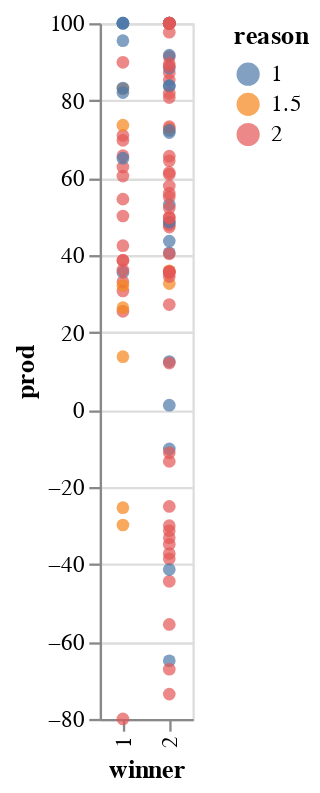

Notebook source saved alongside this figure:
### Code cell
# what was the distribution of productivities
alt.Chart(reasonframe).mark_circle().encode(
    x = 'winner:O',
    y = 'prod:Q',
    color = 'reason:N'
)

### Figure 1 — Vega-Lite specification as saved in the notebook (floating-point values rounded to 4 significant figures)
{"config": {"view": {"continuousWidth": 400, "continuousHeight": 300}}, "data": {"name": "data-47c12d0382f0da4bb025616c59ae21e1"}, "mark": "circle", "encoding": {"color": {"type": "nominal", "field": "reason"}, "x": {"type": "ordinal", "field": "winner"}, "y": {"type": "quantitative", "field": "prod"}}, "$schema": "https://vega.github.io/schema/vega-lite/v4.8.1.json", "datasets": {"data-47c12d0382f0da4bb025616c59ae21e1": [{"winner": 2, "reason": 2.0, "prod": -30.01, "wintime": 75}, {"winner": 2, "reason": 2.0, "prod": 35.34, "wintime": 54}, {"winner": 2, "reason": 2.0, "prod": 35.74, "wintime": 29}, {"winner": 2, "reason": 2.0, "prod": 87.14, "wintime": 44}, {"winner": 2, "reason": 1.0, "prod": 88.4, "wintime": 28}, {"winner": 2, "reason": 1.0, "prod": 40.6, "wintime": 70}, {"winner": 2, "reason": 1.0, "prod": 12.46, "wintime": 45}, {"winner": 2, "reason": 2.0, "prod": 47.25, "wintime": 98}, {"winner": 2, "reason": 1.0, "prod": 71.71, "wintime": 44}, {"winner": 2, "reason": 1.0, "prod": 100.0, "wintime": 56}, {"winner": 2, "reason": 2.0, "prod": 85.27, "wintime": 82}, {"winner": 2, "reason": 1.0, "prod": -64.98, "wintime": 73}, {"winner": 2, "reason": 1.5, "prod": 32.64, "wintime": 52}, {"winner": 2, "reason": 2.0, "prod": -55.56, "wintime": 97}, {"winner": 1, "reason": 2.0, "prod": -80.0, "wintime": 99}, {"winner": 1, "reason": 2.0, "prod": 25.46, "wintime": 47}, {"winner": 1, "reason": 1.5, "prod": 83.01, "wintime": 22}, {"winner": 2, "reason": 1.0, "prod": 53.06, "wintime": 44}, {"winner": 1, "reason": 1.0, "prod": 100.0, "wintime": 28}, {"winner": 2, "reason": 2.0, "prod": -73.59, "wintime": 28}, {"winner": 2, "reason": 2.0, "prod": 60.94, "wintime": 41}, {"winner": 2, "reason": 1.0, "prod": 83.66, "wintime": 68}, {"winner": 2, "reason": 2.0, "prod": 88.8, "wintime": 32}, {"winner": 2, "reason": 2.0, "prod": 81.86, "wintime": 72}, {"winner": 1, "reason": 2.0, "prod": 89.88, "wintime": 89}, {"winner": 2, "reason": 2.0, "prod": 48.56, "wintime": 43}, {"winner": 2, "reason": 2.0, "prod": 100.0, "wintime": 33}, {"winner": 1, "reason": 2.0, "prod": 65.72, "wintime": 57}, {"winner": 1, "reason": 1.0, "prod": 100.0, "wintime": 77}, {"winner": 1, "reason": 2.0, "prod": 38.69, "wintime": 28}, {"winner": 2, "reason": 1.5, "prod": 72.78, "wintime": 25}, {"winner": 2, "reason": 2.0, "prod": -67.16, "wintime": 73}, {"winner": 2, "reason": 2.0, "prod": -34.8, "wintime": 72}, {"winner": 2, "reason": 2.0, "prod": 65.59, "wintime": 59}, {"winner": 2, "reason": 2.0, "prod": 55.0, "wintime": 46}, {"winner": 2, "reason": 2.0, "prod": 27.2, "wintime": 54}, {"winner": 1, "reason": 1.0, "prod": 35.54, "wintime": 65}, {"winner": 1, "reason": 1.5, "prod": -25.35, "wintime": 21}, {"winner": 2, "reason": 2.0, "prod": -31.32, "wintime": 59}, {"winner": 2, "reason": 2.0, "prod": -25.02, "wintime": 58}, {"winner": 1, "reason": 2.0, "prod": 33.11, "wintime": 32}, {"winner": 1, "reason": 2.0, "prod": 30.72, "wintime": 62}, {"winner": 1, "reason": 2.0, "prod": 42.43, "wintime": 45}, {"winner": 2, "reason": 2.0, "prod": 47.82, "wintime": 50}, {"winner": 2, "reason": 1.0, "prod": 83.91, "wintime": 48}, {"winner": 2, "reason": 2.0, "prod": 100.0, "wintime": 39}, {"winner": 1, "reason": 1.0, "prod": 100.0, "wintime": 24}, {"winner": 2, "reason": 1.5, "prod": 35.93, "wintime": 37}, {"winner": 1, "reason": 1.0, "prod": 83.21, "wintime": 29}, {"winner": 2, "reason": 2.0, "prod": -13.37, "wintime": 95}, {"winner": 1, "reason": 2.0, "prod": 50.11, "wintime": 70}, {"winner": 1, "reason": 1.0, "prod": 95.48, "wintime": 28}, {"winner": 2, "reason": 2.0, "prod": 34.43, "wintime": 89}, {"winner": 1, "reason": 2.0, "prod": 38.57, "wintime": 84}, {"winner": 2, "reason": 1.0, "prod": 43.61, "wintime": 42}, {"winner": 2, "reason": 1.0, "prod": 100.0, "wintime": 79}, {"winner": 2, "reason": 1.0, "prod": 100.0, "wintime": 55}, {"winner": 2, "reason": 2.0, "prod": 12.06, "wintime": 55}, {"winner": 2, "reason": 1.0, "prod": -10.15, "wintime": 58}, {"winner": 2, "reason": 1.0, "prod": 48.49, "wintime": 98}, {"winner": 2, "reason": 2.0, "prod": 35.69, "wintime": 77}, {"winner": 2, "reason": 2.0, "prod": -33.12, "wintime": 73}, {"winner": 2, "reason": 2.0, "prod": -44.4, "wintime": 57}, {"winner": 1, "reason": 1.5, "prod": -29.83, "wintime": 24}, {"winner": 1, "reason": 2.0, "prod": 70.96, "wintime": 25}, {"winner": 2, "reason": 2.0, "prod": -37.21, "wintime": 62}, {"winner": 2, "reason": 2.0, "prod": 100.0, "wintime": 69}, {"winner": 2, "reason": 2.0, "prod": 100.0, "wintime": 81}, {"winner": 2, "reason": 2.0, "prod": 91.34, "wintime": 77}, {"winner": 2, "reason": 2.0, "prod": 35.69, "wintime": 58}, {"winner": 1, "reason": 1.5, "prod": 13.71, "wintime": 23}, {"winner": 1, "reason": 2.0, "prod": 69.68, "wintime": 78}, {"winner": 2, "reason": 2.0, "prod": 97.68, "wintime": 56}, {"winner": 1, "reason": 1.5, "prod": 32.13, "wintime": 33}, {"winner": 2, "reason": 2.0, "prod": 52.16, "wintime": 58}, {"winner": 2, "reason": 2.0, "prod": -11.15, "wintime": 31}, {"winner": 2, "reason": 2.0, "prod": 61.4, "wintime": 76}, {"winner": 1, "reason": 1.5, "prod": 26.39, "wintime": 33}, {"winner": 1, "reason": 2.0, "prod": 54.48, "wintime": 93}, {"winner": 2, "reason": 2.0, "prod": -38.59, "wintime": 21}, {"winner": 2, "reason": 2.0, "prod": 80.75, "wintime": 50}, {"winner": 2, "reason": 2.0, "prod": 73.23, "wintime": 60}, {"winner": 1, "reason": 2.0, "prod": 60.45, "wintime": 79}, {"winner": 1, "reason": 2.0, "prod": 62.78, "wintime": 96}, {"winner": 2, "reason": 2.0, "prod": 64.41, "wintime": 67}, {"winner": 2, "reason": 1.0, "prod": 1.158, "wintime": 75}, {"winner": 2, "reason": 2.0, "prod": 40.34, "wintime": 76}, {"winner": 1, "reason": 1.0, "prod": 65.06, "wintime": 38}, {"winner": 2, "reason": 1.0, "prod": 91.73, "wintime": 94}, {"winner": 2, "reason": 2.0, "prod": 49.78, "wintime": 73}, {"winner": 2, "reason": 2.0, "prod": 57.91, "wintime": 64}, {"winner": 2, "reason": 2.0, "prod": 49.65, "wintime": 72}, {"winner": 1, "reason": 1.0, "prod": 82.06, "wintime": 31}, {"winner": 2, "reason": 1.0, "prod": -41.38, "wintime": 73}, {"winner": 2, "reason": 2.0, "prod": 56.01, "wintime": 37}, {"winner": 2, "reason": 2.0, "prod": 89.54, "wintime": 54}, {"winner": 2, "reason": 2.0, "prod": 100.0, "wintime": 93}, {"winner": 2, "reason": 1.0, "prod": 72.26, "wintime": 80}, {"winner": 1, "reason": 2.0, "prod": 36.15, "wintime": 22}, {"winner": 1, "reason": 1.5, "prod": 73.62, "wintime": 21}]}}
